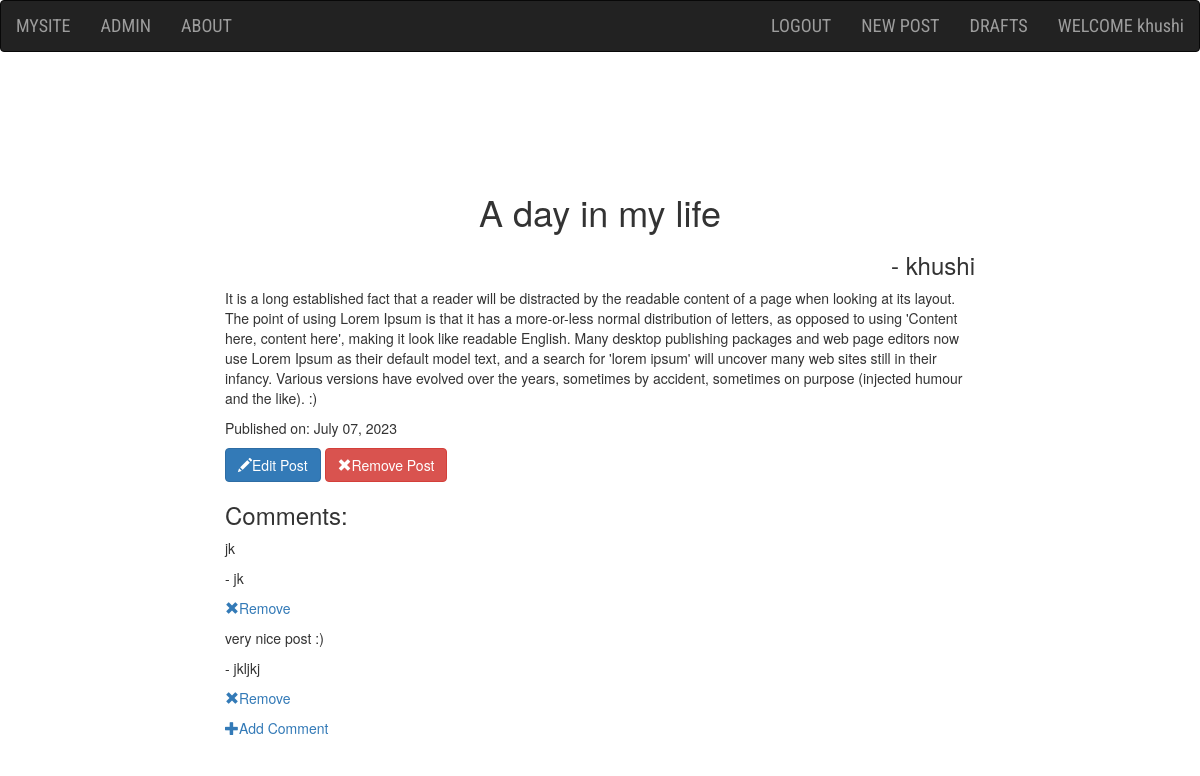
The app's page /post/2/ (signed in) with its own data.
### blog/models.py (models this page shows, shortened)
class Post(models.Model):
    author = models.ForeignKey('auth.User',on_delete=models.CASCADE)
    title = models.CharField(max_length=256)
    text = models.TextField()
    create_date = models.DateTimeField(default=timezone.now)
    publish_date = models.DateTimeField(blank=True,null=True)

class Comment(models.Model):
    post = models.ForeignKey('blog.Post',on_delete=models.CASCADE,related_name='comments')
    author = models.CharField(max_length=512)
    text = models.TextField()
    create_date = models.DateTimeField(default=timezone.now)
    approved_comment = models.BooleanField(default=False)

### blog/views.py (the view)
# urls.py: path('post/<int:pk>/',views.PostDetailView.as_view(),name='post_detail'),
class PostDetailView(DetailView):
    model = Post
    context_object_name = 'post'
    def get_context_data(self, **kwargs):
        context =  super().get_context_data(**kwargs)
        context['comments'] = Post.objects.get(pk=self.kwargs.get('pk')).comments.all().order_by('-create_date')
        return context

### blog/templates/blog/post_detail.html (shortened to what this page needs)
{% extends 'blog/base.html' %}
{% block body_block %}
    <h1 class="center_heading loader">{{post.title}}</h1>
    <h3 class="right_heading">- {{post.author.username}}</h3>
    <p>{{post.text|safe|linebreaks}}</p>
    {% if post.publish_date %}
        <p>Published on: {{post.publish_date|date:"N d, Y"}}</p>
    {% else %}
        <a class="btn btn-primary" href="{% url 'blog:publish_post' pk=post.pk%}"><span class="glyphicon glypicon-ok"></span>Publish</a>
    {% endif %}
    {% if user.is_authenticated %}
    <a href="{% url 'blog:post_edit' pk=post.pk %}"><p class="btn btn-primary"><span class="glyphicon glyphicon-pencil"></span>Edit Post</p></a>
    <a href="{% url 'blog:post_remove' pk=post.pk %}"><p class="btn btn-danger"><span class="glyphicon glyphicon-remove"></span>Remove Post</p></a>
    {% endif %}
    <h3>Comments:</h3>
    {% for comment in comments %}
        {% if user.is_authenticated or comment.approved_comment %}
            <div class="comment_block">
                <p>{{comment.text|safe|linebreaks}}</p>
                <p>- {{comment.author}}</p>
            </div>
            {% if user.is_authenticated %}
                <p><a href="{% url 'blog:remove_comment' pk=comment.pk %}"><span class="glyphicon glyphicon-remove"></span>Remove</a></p>
            {% endif %}
        {% endif %}
    {% empty %}
        <h3>No Comments!</h3>
    {% endfor %}
    <p><a href="{% url 'blog:add_comment_to_post' pk=post.pk %}"><span class="glyphicon glyphicon-plus"></span>Add Comment</a></p>
{% endblock body_block %}

### blog/templates/blog/base.html (shortened to what this page needs)
<!DOCTYPE html>
{% load static %}
<html lang="en">
<head>
    <link rel="stylesheet" href="https://maxcdn.bootstrapcdn.com/bootstrap/3.4.1/css/bootstrap.min.css">
    <link rel="stylesheet" href="//cdn.jsdelivr.net/npm/medium-editor@latest/dist/css/medium-editor.min.css" type="text/css" media="screen" charset="utf-8">
    <link rel="stylesheet" href="{% static "css/styles.css"  %}">
</head>
<body>
    <nav class="navbar navbar-inverse technav">
        <div class="container-fluid">
            <div class="navbar-header">
                <a href="{% url 'blog:post_list' %}" class="navbar-brand">MYSITE</a>
            </div>
            <ul class="navbar-nav nav">
                <li> <a href="{% url 'admin:index' %}" class="nav-item">ADMIN</a></li>
                <li> <a href="{% url 'blog:about' %}" class="nav-item">ABOUT</a></li>
            </ul>
            <ul class="navbar-nav nav navbar-right">
                {% if user.is_authenticated %}
                    <li><a href="{% url 'logout' %}" class="navbar-item">LOGOUT</a></li>
                    <li><a href="{% url 'blog:post_new' %}" class="navbar-item">NEW POST</a></li>
                    <li><a href="{% url 'blog:post_draft_list' %}" class="navbar-item">DRAFTS</a></li>
                    <li><a class="navbar-item"> WELCOME {{user.username}}</a></li>
                {% else %}
                    <li> <a href="{% url 'signup' %}" class="nav-item">REGISTER</a></li>
                    <li><a href="{% url 'login' %}" class="navbar-item">LOGIN</a></li>
                {% endif %}
            </ul>
        </div>
    </nav>
    <div class="content container">
        <div class="row">
            <div class="col-md-offset-2 col-md-8">
                <div class="blog_posts">
                    {% block body_block %}
                    {% endblock body_block %}
                </div>
            </div>
        </div>
    </div>
</body>
</html>

### blog/static/css/styles.css (style rules this page uses)
.technav { font-family: 'Roboto Condensed', sans-serif; font-size: 1.3em; margin-bottom: 10%; }
.center_heading { text-align: center; margin-left: auto; margin-right: auto; }
.right_heading { text-align: right; }
.loader { filter: hue-rotate(0deg); color: linear-gradient(45deg,#0f8,#08f); animation:hue 10000ms infinite linear; }

### records on screen
Post: title "A day in my life", author.username "khushi", text "It is a long established fact that a reader will be distracted by the readable content of a page when looking at its layout. The point of using Lorem Ipsum is that it has a more-or-less normal distribution of letters, as opposed to using 'Content here, content here', making it look like readable English. Many desktop publishing packages and web page editors now use Lorem Ipsum as their default model text, and a search for 'lorem ipsum' will uncover many web sites still in their infancy. Various versions have evolved over the years, sometimes by accident, sometimes on purpose (injected humour and the like). :)", publish_date "July 07, 2023"
Comment: text "jk", author "jk"
Comment: text "very nice post :)", author "jkljkj"

### other values on screen
{{ user.username }} "khushi"
